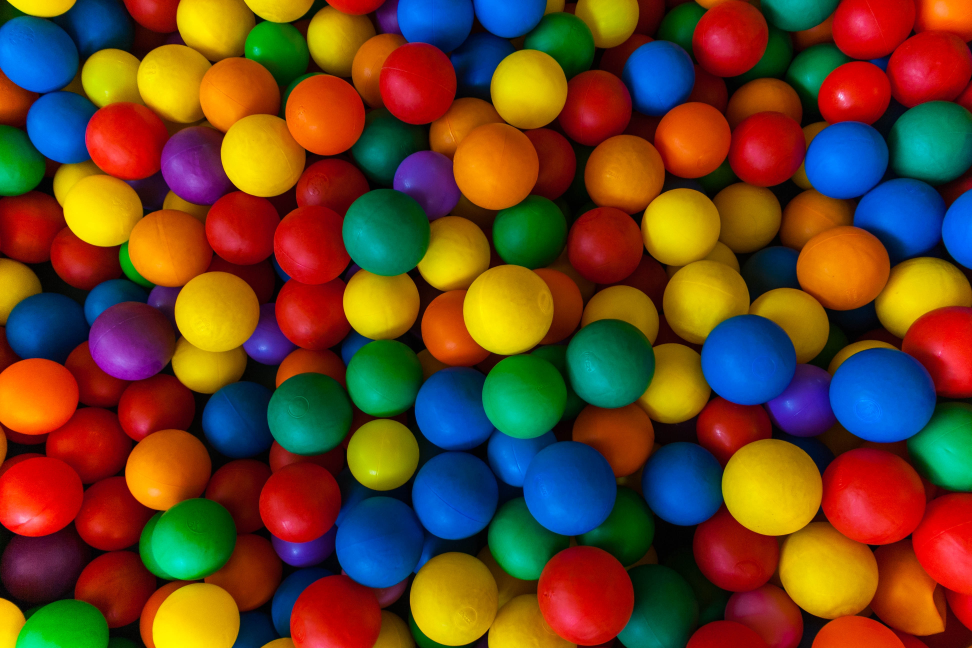
#> input picture OpenCVplaylist/coloredBalls.jpg, 3888 x 2592 px, given in place of the camera (shown at 1/4 size)
$ python basic_object_detection.py
#> lines starting #> are read from the running program, lines starting #| are printed output that depends on the picture; after the words box and inside, x2 and y2 are one past the last pixel; in counts of white or black regions, pixels touching at a corner belong together
import cv2
import numpy as np


def nothing(x):
    pass

cap = cv2.VideoCapture(0)

cv2.namedWindow("Tracking")
cv2.createTrackbar("LH", "Tracking", 0, 255, nothing)
#> slider 'LH' is set to 51
cv2.createTrackbar("LS", "Tracking", 0, 255, nothing)
#> slider 'LS' is set to 51
cv2.createTrackbar("LV", "Tracking", 0, 255, nothing)
#> slider 'LV' is set to 51
cv2.createTrackbar("UH", "Tracking", 255, 255, nothing)
cv2.createTrackbar("US", "Tracking", 255, 255, nothing)
cv2.createTrackbar("UV", "Tracking", 255, 255, nothing)

while True:
    # frame = cv2.resize(cv2.imread("coloredBalls.jpg"), (1280, 720))

    _, frame = cap.read()
#> frame is the input picture: shape (2592, 3888, 3); mean B, G, R 37.6, 67.7, 104.5

    hsv = cv2.cvtColor(frame, cv2.COLOR_BGR2HSV)
#> hsv: shape (2592, 3888, 3); mean H, S, V 58.7, 242.2, 142.6

    lower_h = cv2.getTrackbarPos("LH", "Tracking")
    lower_s = cv2.getTrackbarPos("LS", "Tracking")
    lower_v = cv2.getTrackbarPos("LV", "Tracking")

    upper_h = cv2.getTrackbarPos("UH", "Tracking")
    upper_s = cv2.getTrackbarPos("US", "Tracking")
    upper_v = cv2.getTrackbarPos("UV", "Tracking")

    lower_b = np.array([lower_h, lower_s, lower_v])
    upper_b = np.array([upper_h, upper_s, upper_v])

    mask = cv2.inRange(hsv, lower_b, upper_b)
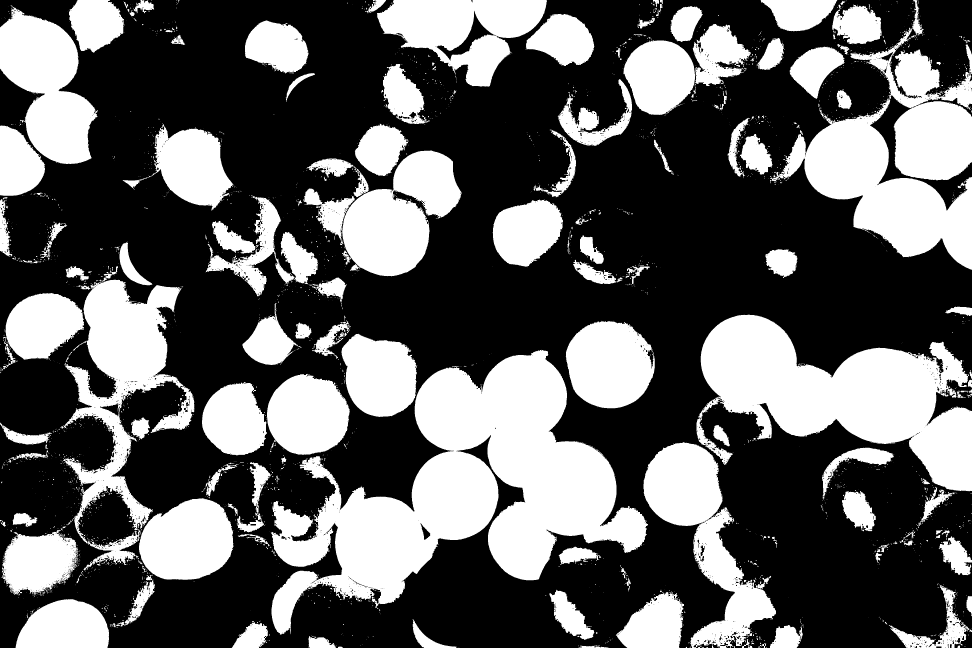
#> mask: shape (2592, 3888) (shown at 1/4 size); 37.6% white; 3723 white regions (3282 under 20 px), largest, box (x1, y1, x2, y2) and area: (1083, 1399, 2592, 2539) 701814, (2786, 1258, 3888, 1965) 389185, (3088, 111, 3888, 1079) 259329

    res = cv2.bitwise_and(frame, frame, mask=mask)
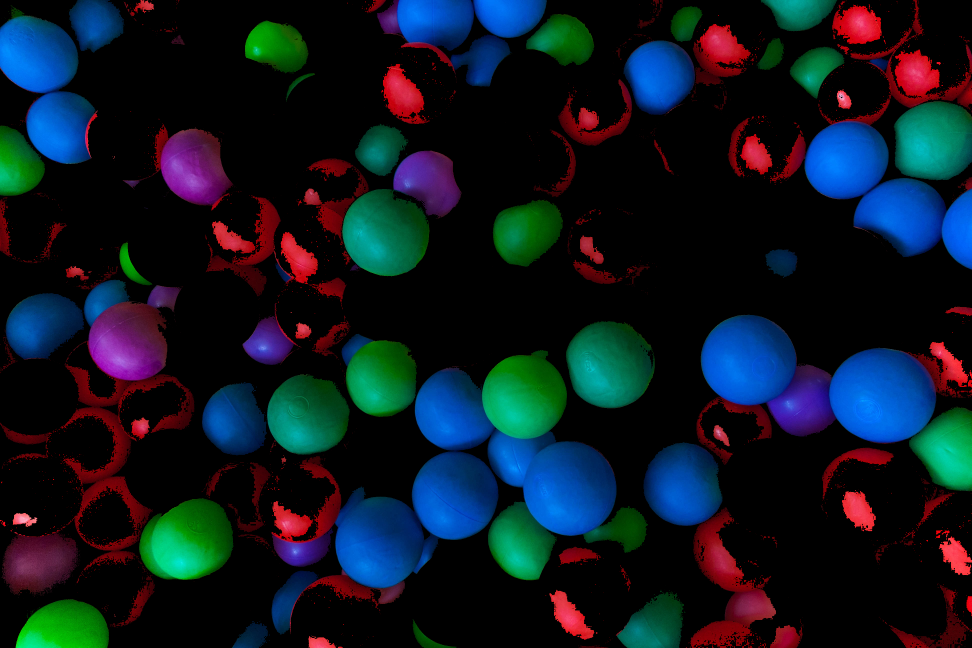
#> res: shape (2592, 3888, 3) (shown at 1/4 size); mean B, G, R 34.8, 25.1, 14.5

    # cv2.imshow("frame", frame)
    # cv2.imshow("frame", mask)
    cv2.imshow("frame", res)

    key = cv2.waitKey(1)
#> (key Esc is pressed here)
    if key == 27:
        break

cv2.destroyAllWindows()
cap.release()
